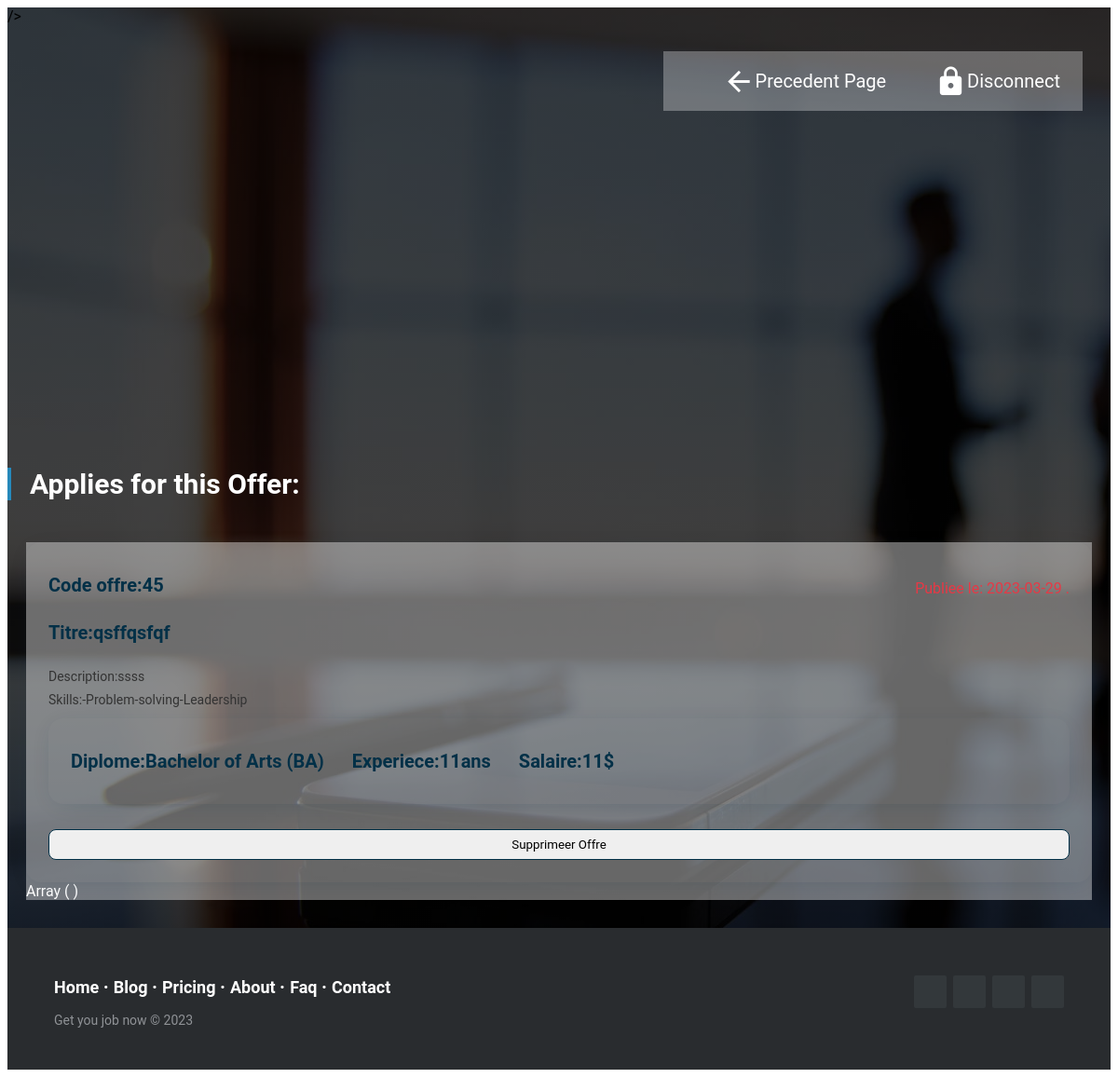
/candidatures.php?variable_name=45, run on the app's committed database.
### tables this page shows
CREATE TABLE IF NOT EXISTS `offre` (
  `code_offre` int NOT NULL AUTO_INCREMENT,
  `titre` varchar(40) NOT NULL,
  `descr` varchar(200) NOT NULL,
  `diplome` int NOT NULL,
  `nb_exp` int NOT NULL,
  `sal` int NOT NULL,
  `dins` date NOT NULL DEFAULT (curdate()),
  PRIMARY KEY (`code_offre`),
  KEY `diplome` (`diplome`)
);

CREATE TABLE IF NOT EXISTS `diplome` (
  `id` int NOT NULL AUTO_INCREMENT,
  `diplome` varchar(50) NOT NULL,
  PRIMARY KEY (`id`)
);

### candidatures.php (the view, shortened to what this page needs)
<div class="bg">
<!DOCTYPE html>
<html lang="en">
  <head>
    />	<link href="https://fonts.googleapis.com/icon?family=Material+Icons" rel="stylesheet">
    <link rel="stylesheet" href="offrecss1.css" />
  </head>
  <header>
		<div id="main">
			<div class="logo2"></div>
	  <div class="nav">
			<nav>
				<ul>
        <li><a href="listeoffre.php" style="display: inline-flex; align-items: center; "><i class="material-icons icons3" style=" font-size: 35px!important; ">arrow_back</i>  Precedent Page </a></li>
        <li><a href="index.php" style="display: inline-flex; align-items: center; "><i class="material-icons icons3" style=" font-size: 35px!important; ">lock</i> Disconnect </a></li>
				</ul>
			</nav></div>
		</div>
 	</header>
  <body>
    <div class="jobs-list-container">
      <h2>Applies for this Offer:</h2>
      <?php
$servername = "localhost";
$username = "root";
$password = "";
$dbname = "pw";
try {
    $conn = new PDO("mysql:host=$servername;dbname=$dbname", $username, $password);
    $conn->setAttribute(PDO::ATTR_ERRMODE, PDO::ERRMODE_EXCEPTION);
} catch(PDOException $e) {
    echo "Connection failed: " . $e->getMessage();
}
$tabscore=array();
$stha = $conn->prepare("SELECT  * FROM offre where code_offre =:cin ");
$stha->bindParam(':cin',$_GET['variable_name']);
$stha->execute();
$offre = $stha->fetchAll(PDO::FETCH_ASSOC);
$stm = $conn->prepare("SELECT diplome FROM diplome where id=:job_degree");
  $stm->bindParam(':job_degree',$offre[0]["diplome"]);
  $stm->execute();
  $dip = $stm->fetchColumn();
$str='';
$comp_offre = '';
$stmtt = $conn->prepare("SELECT skill FROM skills WHERE id IN (SELECT code_comp FROM comp_offre WHERE code_offre_emp=:offer_id)");
$stmtt->bindParam(':offer_id', $offre[0]["code_offre"]);
$stmtt->execute();
$resultat1 = $stmtt->fetchAll(PDO::FETCH_ASSOC);
if (!empty( $resultat1)) {
  $resustr = json_encode($resultat1);
  $skillsArr = json_decode($resustr, true);
  foreach ($skillsArr as $skillObj) {
    $comp_offre .="-" .$skillObj['skill'];
  }
}
$str = $str . '<form  method="post" action=""><div class="saka"><div class="job"> <h3 class="job-title">Code offre:'. $offre[0]["code_offre"].'</h3><h3 class="job-title">Titre:'. $offre[0]["titre"].'</h3><div class="details">Description:'.$offre[0]["descr"].'<br> Skills:'.$comp_offre .'</div><div class="job1"> <h3 class="job-title">Diplome:'. $dip.'</h3><h3 class="job-title">Experiece:'. $offre[0]["nb_exp"].'ans</h3><h3 class="job-title">Salaire:'. $offre[0]["sal"].'$</h3></div><button class="details-btn" type="submit" name="suppoffre"> Supprimeer Offre</button><span class="open-positions">Publiee le: '.$offre[0]["dins"].' . </span></div></form>';
echo $str;
print_r($tabscore);
?>
</div>
</div>
  </body>
  <footer class="footer-distributed">
            <div class="footer-right">
                <a href="#"><i class="fab fa-facebook"></i></a>
                <a href="#"><i class="fab fa-twitter"></i></a>
                <a href="#"><i class="fab fa-linkedin"></i></a>
                <a href="#"><i class="fab fa-github"></i></a>
            </div>
            <div class="footer-left">
                <p class="footer-links">
                    <a class="link-1" href="#">Home</a>
                    <a href="#">Blog</a>
                    <a href="#">Pricing</a>
                    <a href="#">About</a>
                    <a href="#">Faq</a>
                    <a href="#">Contact</a>
                </p>
                <p>Get you job now &copy; 2023</p>
            </div>
        </footer>
</html>

### offrecss1.css (style rules this page uses)
.bg { background-image: linear-gradient(rgba(0, 0, 0, 0.75),rgba(0, 0, 0, 0.75)), url(Close-up-.jpg); background-repeat: no-repeat; position: relative; background-attachment: fixed; }
#main { width: 100%; height: 450px; }
ul { background-color: rgba(255, 255, 255, 0.3); }
.logo2 { float: left; color: white; width: 400px; height: 100px; background-position: center; background-repeat: no-repeat; background-size: contain; margin-left: 40px; margin-top:40px; }
#main nav ul { float: right; margin-right: 30px; margin-top: 28px; }
#main nav ul li { list-style-type: none; display: inline-block; margin: 0 9px; line-height: 50px; }
#main nav ul li a { text-decoration: none; color: #fff; font-size: 20px; padding: 7px 15px; transition: 0.4s all ease-out; }
.jobs-list-container { max-width: 1200px; margin: 20px auto; font-family: "Rubik", sans-serif; color: white; }
.jobs-list-container h2 { font-size: 30px; border-left: 4px solid #2689bb; padding-left: 20px; }
.jobs-list-container .job { box-shadow: 0 4px 24px -8px rgba(2, 48, 71, 0.2); padding: 24px; border-radius: 16px; position: relative; display: flex; flex-direction: column; gap :7px; transition: all 400ms ease; }
.jobs-list-container .open-positions { position: absolute; top: 40px; right: 24px; color: #e63946; }
.jobs-list-container .job-title { font-size: 20px; padding: 10px 0; margin: 0; color: #023047; }
.jobs-list-container .details { margin-top: 6px; font-size: 14px; color: #333; line-height: 1.8; flex: 1; }
.jobs-list-container .details-btn { text-decoration: none; border: 1px solid #023047; color: #000; padding: 8px 16px; border-radius: 8px; text-align: center; margin-top: 20px; transition: all 400ms ease; }
.saka { margin: 20px;margin-bottom:30px; display: flex;flex-direction: column; background-color: rgba(255, 255, 255, 0.4); }
.jobs-list-container .job1 { box-shadow: 0 4px 24px -8px rgba(2, 48, 71, 0.2); padding: 24px; border-radius: 16px; position: relative; display: flex; flex-direction: row; gap: 30px; transition: all 400ms ease; }
* { font-family: Roboto; }
.footer-distributed { background-color: #292c2f; box-shadow: 0 1px 1px 0 rgba(0, 0, 0, 0.12); box-sizing: border-box; width: 100%; text-align: left; font: normal 16px sans-serif; padding: 45px 50px; }
.footer-distributed .footer-left p { color: #8f9296; font-size: 14px; margin: 0; }
.footer-distributed p.footer-links { font-size: 18px; font-weight: bold; color: #ffffff; margin: 0 0 10px; padding: 0; transition: ease .25s; }
.footer-distributed p.footer-links a { display: inline-block; line-height: 1.8; text-decoration: none; color: inherit; transition: ease .25s; }
.footer-distributed .footer-links a:before { content: "·"; font-size: 20px; left: 0; color: #fff; display: inline-block; padding-right: 5px; }
.footer-distributed .footer-links .link-1:before { content: none; }
.footer-distributed .footer-right { float: right; margin-top: 6px; max-width: 180px; }
.footer-distributed .footer-right a { display: inline-block; width: 35px; height: 35px; background-color: #33383b; border-radius: 2px; font-size: 20px; color: #ffffff; text-align: center; line-height: 35px; margin-left: 3px; transition:all .25s; }

### data on the page
offre: code_offre "45", titre "qsffqsfqf", descr "ssss", nb_exp "11", sal "11", dins "2023-03-29"
diplome: diplome "Bachelor of Arts (BA)"

### other printed values
$comp_offre "-Problem-solving-Leadership"
